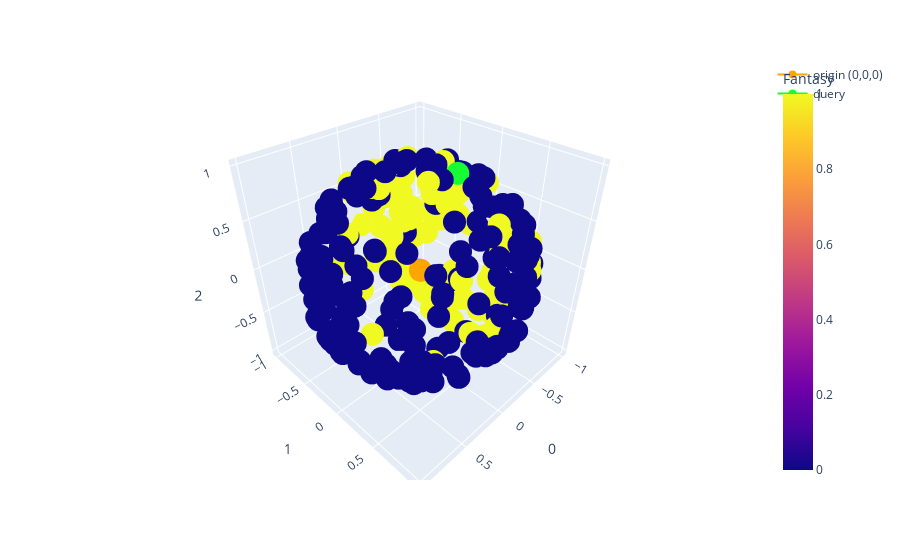

Notebook source saved alongside this figure:
### Code cell
genre_to_color = "Fantasy"

fig = px.scatter_3d(df_normalized, x=0, y=1, z=2, hover_data="title", color=genre_to_color)
fig.add_scatter3d(
    x=[0], y=[0], z=[0], marker=dict(color="orange"), name="origin (0,0,0)"
)
fig.add_scatter3d(
    x=[query_normalized[0]],
    y=[query_normalized[1]],
    z=[query_normalized[2]],
    marker=dict(color="#16FF32"),
    name="query",
)

### Figure 1 — Plotly figure (JSON) as saved in the notebook; plotly's stock layout.template omitted (floating-point values rounded to 4 significant figures; data arrays with more than 128 entries replaced by an {"elided": "..."} marker saying what was removed)
{"data": [{"customdata": {"elided": "300x1 str values"}, "hovertemplate": "0=%{x}<br>1=%{y}<br>2=%{z}<br>title=%{customdata[0]}<br>Fantasy=%{marker.color}<extra></extra>", "legendgroup": "", "marker": {"color": {"elided": "300 int values"}, "coloraxis": "coloraxis", "symbol": "circle"}, "mode": "markers", "name": "", "scene": "scene", "showlegend": false, "type": "scatter3d", "x": {"elided": "300 float values"}, "y": {"elided": "300 float values"}, "z": {"elided": "300 float values"}}, {"marker": {"color": "orange"}, "name": "origin (0,0,0)", "type": "scatter3d", "x": [0], "y": [0], "z": [0]}, {"marker": {"color": "#16FF32"}, "name": "query", "type": "scatter3d", "x": [-0.1861], "y": [0.2282], "z": [0.9557]}], "layout": {"coloraxis": {"colorbar": {"title": {"text": "Fantasy"}}, "colorscale": [[0, "#0d0887"], [0.1111, "#46039f"], [0.2222, "#7201a8"], [0.3333, "#9c179e"], [0.4444, "#bd3786"], [0.5556, "#d8576b"], [0.6667, "#ed7953"], [0.7778, "#fb9f3a"], [0.8889, "#fdca26"], [1, "#f0f921"]]}, "legend": {"tracegroupgap": 0}, "margin": {"t": 60}, "scene": {"domain": {"x": [0, 1], "y": [0, 1]}, "xaxis": {"title": {"text": "0"}}, "yaxis": {"title": {"text": "1"}}, "zaxis": {"title": {"text": "2"}}}}}
